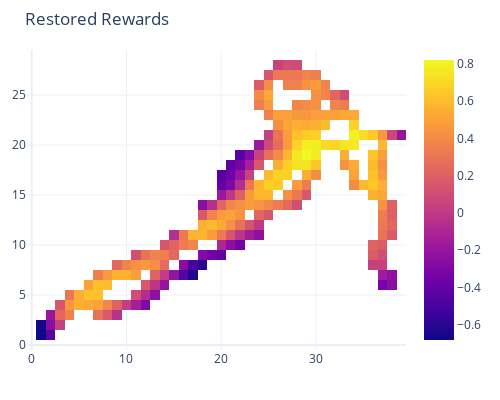
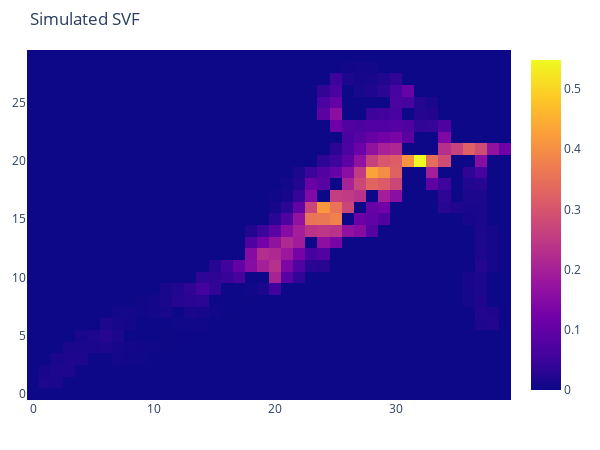

Notebook source saved alongside these figures, in order:
### Code cell
env_folder_path = 'wifi_track_data/dacang/grid_data/env_imgs/40_30'
expert_traj_path = "wifi_track_data/dacang/track_data/trajs_sliced_0229_40x30.csv"
#model_path = 'train/0227/0227(60,120,120,240,240,120,60)lr0.00005/model_deep_irl_fc_epoch293_mse2.277986526489258_0227.pth'
#model_path = 'train/0225/model_deep_irl_fc_epoch298_mse2.461331367492676_0225.pth'
model_path = r'train\0313\0313tanh_bias0_v0.001_tp0.8_dis0.95_lr0.0001_wd0.5_clip-1_l(60, 120, 240, 240, 240, 120, 60)\model_deep_irl_fc_epoch598_mse0.8991738557815552_0313.pth'
world = GridWorld_envGen(
    width=40,height=30,
    envs_img_folder_path=env_folder_path,
    experts_traj_filePath=expert_traj_path,
    model_path=model_path,
    model_n_input=30,
    model_layers=(60, 120, 240, 240, 240, 120, 60),
    trans_prob=0.8,
    discount=0.95
)

### Figure 1 — Plotly figure (JSON) as saved in the notebook; plotly's stock layout.template omitted (floating-point values rounded to 4 significant figures; data arrays with more than 128 entries replaced by an {"elided": "..."} marker saying what was removed)
{"data": [{"type": "heatmap", "z": {"elided": "30x40 float values"}}], "layout": {"autosize": false, "height": 400, "margin": {"b": 50, "l": 20, "r": 20, "t": 50}, "title": {"text": "Restored Rewards"}, "width": 500}}

### Figure 2 — Plotly figure (JSON) as saved in the notebook; plotly's stock layout.template omitted (floating-point values rounded to 4 significant figures; data arrays with more than 128 entries replaced by an {"elided": "..."} marker saying what was removed)
{"data": [{"type": "heatmap", "z": {"elided": "30x40 float values"}}], "layout": {"autosize": false, "height": 450, "margin": {"b": 50, "l": 20, "r": 20, "t": 50}, "title": {"text": "Simulated SVF"}, "width": 600}}
